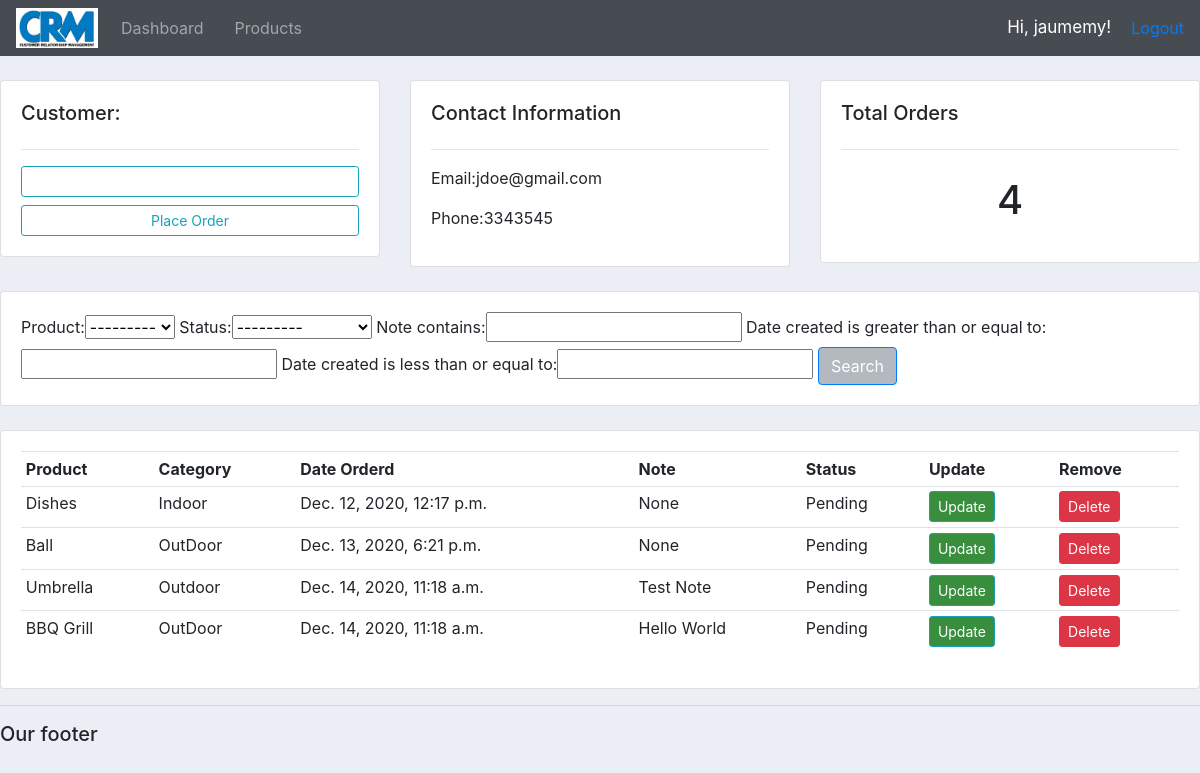
Screenshot of /customers/1/ (signed in) with the database file from the repository.
### accounts/models.py (models this page shows, shortened)
class Customer(models.Model):
    name = models.CharField(max_length=64, null=True)
    phone = models.CharField(max_length=64, null=True)
    email = models.CharField(max_length=64, null=True)
    date_created = models.DateTimeField(auto_now_add=True, null=True)

class Order(models.Model):
    STATUS = (
        ('Pending', 'Pending'),
        ('Out for delivery', 'Out for delivery'),
        ('Delivered', 'Delivered'),
    )
    customer = models.ForeignKey(Customer, null=True, on_delete=models.SET_NULL)
    product = models.ForeignKey(Product, null=True, on_delete=models.SET_NULL)
    date_created = models.DateTimeField(auto_now_add=True, null=True)
    status = models.CharField(max_length=64, null=True, choices=STATUS)
    note = models.CharField(max_length=1000, null=True)

class Product(models.Model):
    CATEGORY = (
        ('Indoor', 'Indoor'),
        ('Outdoor', 'Outdoor')
    )
    name = models.CharField(max_length=64, null=True)
    price = models.FloatField(null=True)
    category = models.CharField(max_length=64, null=True, choices=CATEGORY)
    description = models.CharField(max_length=200, null=True, blank=True)
    date_created = models.DateTimeField(auto_now_add=True, null=True)
    tags = models.ManyToManyField(Tag)
    def __str__(self):
        return self.name

### accounts/views.py (the view)
# urls.py: path('customers/<str:pk>/', views.customers, name="customers"),
@login_required(login_url="accounts:login")
def customers(request, pk):
    customer = Customer.objects.get(id=pk)
    orders = customer.order_set.all()
    total_orders = orders.count()
    my_filter = order_filter(request.GET, queryset=orders)
    orders = my_filter.qs
    context = {'customer':customer, 'orders':orders,
               'total_orders':total_orders,
               'my_filter':my_filter}
    return render(request, 'accounts/customers.html', context)

### accounts/templates/accounts/customers.html (shortened to what this page needs)
{% extends "accounts/main.html" %}
{% block content %}
  <br>
  <div class="row">
  	<div class="col-md">
  		<div class="card card-body">
  			<h5>Customer:</h5>
  			<hr>
  			<a class="btn btn-outline-info  btn-sm btn-block" href="">Update Customer</a>
  			<a class="btn btn-outline-info  btn-sm btn-block"
           href="{% url 'accounts:create_order' customer.id %}">Place Order</a>
  		</div>
  	</div>
  	<div class="col-md">
  		<div class="card card-body">
  			<h5>Contact Information</h5>
  			<hr>
  			<p>Email:{{customer.email}}</p>
  			<p>Phone:{{customer.phone}}</p>
  		</div>
  	</div>
  	<div class="col-md">
  		<div class="card card-body">
  			<h5>Total Orders</h5>
  			<hr>
  			<h1 style="text-align: center;padding: 10px">{{total_orders}}</h1>
  		</div>
  	</div>
  </div>
  <br>
  <div class="row">
  	<div class="col">
  		<div class="card card-body">
  			<form method="GET">
            {{my_filter.form}}
  		    <button id="custom_btn1" class="btn btn-primary" type="submit">Search</button>
  		  </form>
  		</div>
  	</div>
  </div>
  <br>
  <div class="row">
  	<div class="col-md">
  		<div class="card card-body">
  			<table class="table table-sm">
  				<tr>
  					<th>Product</th>
  					<th>Category</th>
  					<th>Date Orderd</th>
            <th>Note</th>
  					<th>Status</th>
  					<th>Update</th>
  					<th>Remove</th>
  				</tr>
          {% for order in orders %}
            <tr>
              <td>{{order.product}}</td>
              <td>{{order.product.category}}</td>
              <td>{{order.date_created}}</td>
              <td>{{order.note}}</td>
              <td>{{order.status}}</td>
              <td><a id="custom_btn3" class="btn btn-sm btn-info" href="{% url 'accounts:update_order' order.id %}">Update</a></td>
  						<td><a class="btn btn-sm btn-danger" href="{% url 'accounts:delete_order' order.id %}">Delete</a></td>
            </tr>
          {% endfor %}
  			</table>
  		</div>
  	</div>
  </div>
{% endblock %}

### accounts/templates/accounts/navbar.html (shortened to what this page needs)
{% load static %}
<nav class="navbar navbar-expand-lg navbar-dark" id="navbar_custom">
  <img id="crm_logo" src="{% static 'images/crm_logo.png' %}" alt="">
  <div class="collapse navbar-collapse" id="navbarNav">
    <ul class="navbar-nav">
      <li class="nav-item">
        <a class="nav-link" href="{% url 'accounts:home' %}">Dashboard</a>
      </li>
      <li class="nav-item">
        <a class="nav-link" href="{% url 'accounts:products' %}">Products</a>
      </li>
    </ul>
  </div>
  <span class="hi-msg">Hi, {{request.user}}!</span>
  <spanclass="hi-msg"><a href="{% url 'accounts:logout' %}">Logout</a></span>
</nav>

### static/css/main.css (style rules this page uses)
body { background-color: #ebeff5; }
#crm_logo { height: 40px; width: auto; margin-right: 15px; }
.nav-item { margin-right: 15px; }

### accounts/templates/accounts/navbar.html (style rules this page uses)
#navbar_custom { background-color: #474b52 }
.hi-msg { font-size: 17px; color: #fff; margin-right: 20px; }

### accounts/templates/accounts/customers.html (style rules this page uses)
#custom_btn1 { background-color: #b4b8bf; }
#custom_btn3 { background-color: #388e3c; }

### rows the page displays
Customer: email "jdoe@gmail.com", phone "3343545"
Order: product "Dishes", product.category "Indoor", date_created "Dec. 12, 2020, 12:17 p.m.", note "None", status "Pending"
Order: product "Ball", product.category "OutDoor", date_created "Dec. 13, 2020, 6:21 p.m.", note "None", status "Pending"
Order: product "Umbrella", product.category "Outdoor", date_created "Dec. 14, 2020, 11:18 a.m.", note "Test Note", status "Pending"
Order: product "BBQ Grill", product.category "OutDoor", date_created "Dec. 14, 2020, 11:18 a.m.", note "Hello World", status "Pending"

### other values shown
{{ request.user }} "jaumemy"
{{ total_orders }} "4"
